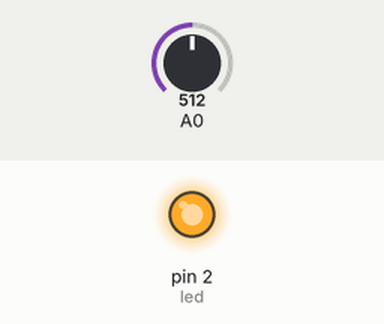
This sketch was run on a simulated Arduino Uno, built with avr-gcc and run on an emulated ATmega328P. Shown: output pins drawn as LEDs (lit = HIGH). Inputs (shaded band) come from the test bench; at power-on: A0 = 512.

Above: at 1.2 s.
1.3 s: A0 set to 484
At 1.7 s:
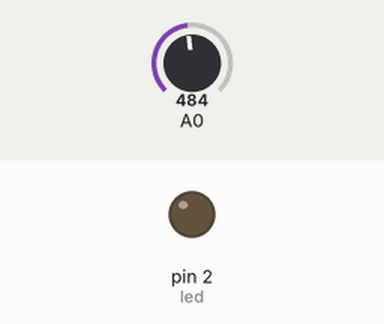
2.8 s: A0 set to 511
At 4.0 s:
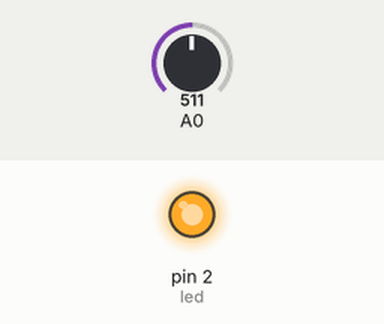
4.3 s: A0 set to 306
At 5.2 s:
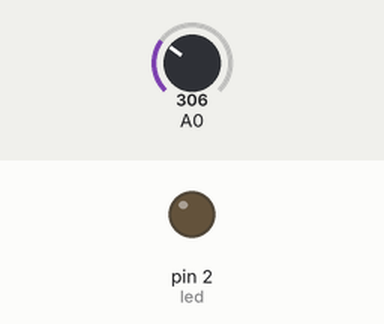
Timing chart, 0 to 7.3 s (numbered marks = the images above; inputs shaded):
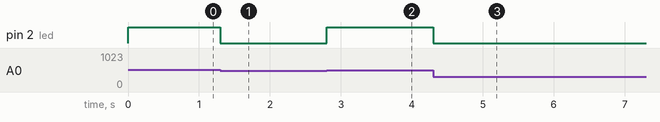

Measured:
- the behaviour switches between 497 and 496 on A0 (found by bisection; images 0 and 1)
- after the input at 1.3 s, pin 2 (led): HIGH → LOW at once
- after the input at 2.8 s, pin 2 (led): LOW → HIGH at once
- after the input at 4.3 s, pin 2 (led): HIGH → LOW at once

The sketch:

map.ino
```cpp
int fsr;
int led = 2;
int brightness = 0;

void setup() {
  Serial.begin(9600);
  pinMode(led, OUTPUT);
}

void loop() {
  fsr = analogRead(A0);
  brightness = map(fsr, 0, 990, 0, 255);
  //brightness = map(fsr, 0,990,255,0);
  analogWrite(led, brightness);
}
```
